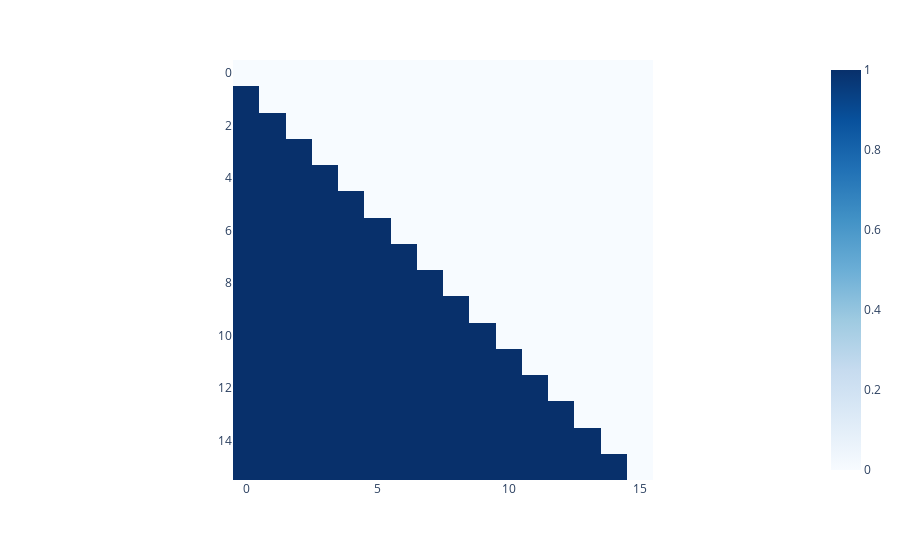

The notebook cell saved with this chart:
### Code cell
def full_self_attention(n):
    connectivity = np.zeros((n, n))
    
    for i in range(n):
        for j in range(i):
            connectivity[i, j] += 1

    return connectivity

draw_mask(full_self_attention(16))

### Figure 1 — Plotly figure (JSON) as saved in the notebook; plotly's stock layout.template omitted (floating-point values rounded to 4 significant figures; data arrays with more than 128 entries replaced by an {"elided": "..."} marker saying what was removed)
{"data": [{"coloraxis": "coloraxis", "hovertemplate": "x: %{x}<br>y: %{y}<br>color: %{z}<extra></extra>", "name": "0", "type": "heatmap", "xaxis": "x", "yaxis": "y", "z": {"elided": "16x16 int values"}}], "layout": {"coloraxis": {"colorscale": [[0, "rgb(247,251,255)"], [0.125, "rgb(222,235,247)"], [0.25, "rgb(198,219,239)"], [0.375, "rgb(158,202,225)"], [0.5, "rgb(107,174,214)"], [0.625, "rgb(66,146,198)"], [0.75, "rgb(33,113,181)"], [0.875, "rgb(8,81,156)"], [1, "rgb(8,48,107)"]]}, "margin": {"t": 60}, "xaxis": {"anchor": "y", "constrain": "domain", "domain": [0, 1], "scaleanchor": "y"}, "yaxis": {"anchor": "x", "autorange": "reversed", "constrain": "domain", "domain": [0, 1]}}}
